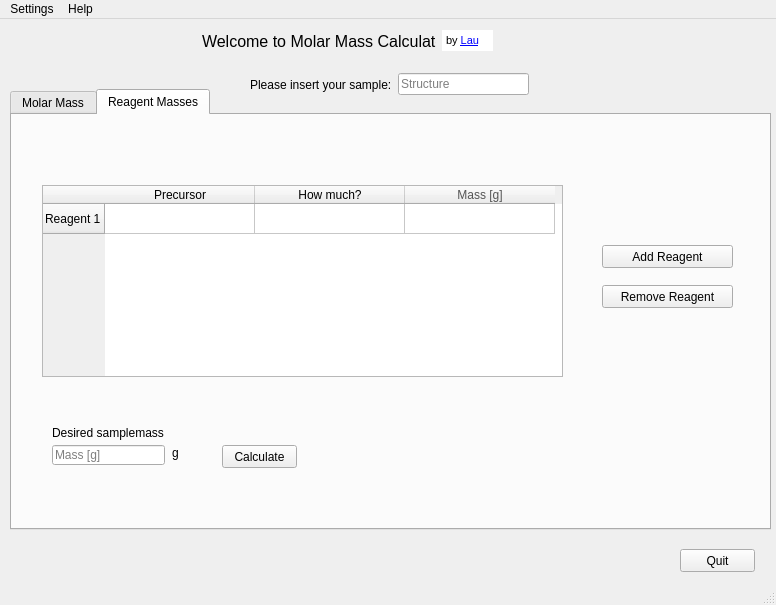
<?xml version="1.0" encoding="UTF-8"?>
<ui version="4.0">
 <class>MainWindow</class>
 <widget class="QMainWindow" name="MainWindow">
  <property name="geometry">
   <rect>
    <x>0</x>
    <y>0</y>
    <width>776</width>
    <height>605</height>
   </rect>
  </property>
  <property name="windowTitle">
   <string>Molar mass calculator by Lau</string>
  </property>
  <property name="windowIcon">
   <iconset>
    <normaloff>C:/Users/Lau/Desktop/Website/Logo.png</normaloff>C:/Users/Lau/Desktop/Website/Logo.png</iconset>
  </property>
  <property name="locale">
   <locale language="English" country="Germany"/>
  </property>
  <widget class="QWidget" name="centralwidget">
   <widget class="QPushButton" name="exit_button">
    <property name="geometry">
     <rect>
      <x>680</x>
      <y>530</y>
      <width>75</width>
      <height>23</height>
     </rect>
    </property>
    <property name="font">
     <font>
      <strikeout>false</strikeout>
      <kerning>true</kerning>
     </font>
    </property>
    <property name="autoFillBackground">
     <bool>false</bool>
    </property>
    <property name="text">
     <string>Quit</string>
    </property>
    <property name="checkable">
     <bool>false</bool>
    </property>
    <property name="default">
     <bool>false</bool>
    </property>
    <property name="flat">
     <bool>false</bool>
    </property>
   </widget>
   <widget class="QTabWidget" name="tabWidget">
    <property name="geometry">
     <rect>
      <x>10</x>
      <y>70</y>
      <width>761</width>
      <height>441</height>
     </rect>
    </property>
    <property name="autoFillBackground">
     <bool>true</bool>
    </property>
    <property name="tabPosition">
     <enum>QTabWidget::North</enum>
    </property>
    <property name="tabShape">
     <enum>QTabWidget::Rounded</enum>
    </property>
    <property name="currentIndex">
     <number>1</number>
    </property>
    <property name="elideMode">
     <enum>Qt::ElideNone</enum>
    </property>
    <property name="documentMode">
     <bool>false</bool>
    </property>
    <property name="tabsClosable">
     <bool>false</bool>
    </property>
    <property name="movable">
     <bool>false</bool>
    </property>
    <property name="tabBarAutoHide">
     <bool>false</bool>
    </property>
    <widget class="QWidget" name="tab">
     <attribute name="title">
      <string>Molar Mass</string>
     </attribute>
     <widget class="QLabel" name="label_2">
      <property name="geometry">
       <rect>
        <x>30</x>
        <y>100</y>
        <width>391</width>
        <height>20</height>
       </rect>
      </property>
      <property name="text">
       <string>Calculated Molar Mass</string>
      </property>
     </widget>
     <widget class="QPushButton" name="calc_button">
      <property name="enabled">
       <bool>true</bool>
      </property>
      <property name="geometry">
       <rect>
        <x>30</x>
        <y>40</y>
        <width>150</width>
        <height>23</height>
       </rect>
      </property>
      <property name="text">
       <string>Calculate molar mass</string>
      </property>
     </widget>
     <widget class="QTableWidget" name="dataframe">
      <property name="geometry">
       <rect>
        <x>140</x>
        <y>160</y>
        <width>431</width>
        <height>192</height>
       </rect>
      </property>
      <property name="autoFillBackground">
       <bool>true</bool>
      </property>
      <property name="frameShape">
       <enum>QFrame::StyledPanel</enum>
      </property>
      <property name="frameShadow">
       <enum>QFrame::Sunken</enum>
      </property>
      <attribute name="horizontalHeaderStretchLastSection">
       <bool>true</bool>
      </attribute>
      <attribute name="verticalHeaderStretchLastSection">
       <bool>false</bool>
      </attribute>
      <column>
       <property name="text">
        <string>Element</string>
       </property>
      </column>
      <column>
       <property name="text">
        <string>Molar mass</string>
       </property>
      </column>
      <column>
       <property name="text">
        <string>Quantity</string>
       </property>
      </column>
      <column>
       <property name="text">
        <string>Total molar mass</string>
       </property>
      </column>
     </widget>
    </widget>
    <widget class="QWidget" name="tab_2">
     <attribute name="title">
      <string>Reagent Masses</string>
     </attribute>
     <widget class="QTableWidget" name="tableWidget">
      <property name="geometry">
       <rect>
        <x>30</x>
        <y>70</y>
        <width>521</width>
        <height>192</height>
       </rect>
      </property>
      <property name="autoFillBackground">
       <bool>true</bool>
      </property>
      <property name="showGrid">
       <bool>true</bool>
      </property>
      <property name="gridStyle">
       <enum>Qt::SolidLine</enum>
      </property>
      <property name="sortingEnabled">
       <bool>false</bool>
      </property>
      <property name="columnCount">
       <number>3</number>
      </property>
      <attribute name="horizontalHeaderCascadingSectionResizes">
       <bool>false</bool>
      </attribute>
      <attribute name="horizontalHeaderDefaultSectionSize">
       <number>150</number>
      </attribute>
      <attribute name="horizontalHeaderMinimumSectionSize">
       <number>60</number>
      </attribute>
      <attribute name="horizontalHeaderShowSortIndicator" stdset="0">
       <bool>false</bool>
      </attribute>
      <attribute name="horizontalHeaderStretchLastSection">
       <bool>false</bool>
      </attribute>
      <attribute name="verticalHeaderStretchLastSection">
       <bool>false</bool>
      </attribute>
      <row>
       <property name="text">
        <string>Reagent 1</string>
       </property>
      </row>
      <column>
       <property name="text">
        <string>Precursor</string>
       </property>
      </column>
      <column>
       <property name="text">
        <string>How much?</string>
       </property>
      </column>
      <column>
       <property name="text">
        <string>Mass [g]</string>
       </property>
       <property name="foreground">
        <brush brushstyle="SolidPattern">
         <color alpha="255">
          <red>85</red>
          <green>85</green>
          <blue>85</blue>
         </color>
        </brush>
       </property>
      </column>
      <item row="0" column="0">
       <property name="text">
        <string/>
       </property>
      </item>
      <item row="0" column="2">
       <property name="text">
        <string/>
       </property>
       <property name="flags">
        <set>ItemIsSelectable|ItemIsEditable|ItemIsDragEnabled|ItemIsDropEnabled|ItemIsUserCheckable</set>
       </property>
      </item>
     </widget>
     <widget class="QPushButton" name="addRow">
      <property name="geometry">
       <rect>
        <x>590</x>
        <y>130</y>
        <width>131</width>
        <height>23</height>
       </rect>
      </property>
      <property name="text">
       <string>Add Reagent</string>
      </property>
     </widget>
     <widget class="QPushButton" name="delRow">
      <property name="geometry">
       <rect>
        <x>590</x>
        <y>170</y>
        <width>131</width>
        <height>23</height>
       </rect>
      </property>
      <property name="text">
       <string>Remove Reagent</string>
      </property>
     </widget>
     <widget class="QPushButton" name="calc_mass">
      <property name="geometry">
       <rect>
        <x>210</x>
        <y>330</y>
        <width>75</width>
        <height>23</height>
       </rect>
      </property>
      <property name="text">
       <string>Calculate</string>
      </property>
     </widget>
     <widget class="QLineEdit" name="sample_mass">
      <property name="geometry">
       <rect>
        <x>40</x>
        <y>330</y>
        <width>113</width>
        <height>20</height>
       </rect>
      </property>
      <property name="inputMethodHints">
       <set>Qt::ImhFormattedNumbersOnly</set>
      </property>
      <property name="placeholderText">
       <string>Mass [g]</string>
      </property>
     </widget>
     <widget class="QLabel" name="label_3">
      <property name="geometry">
       <rect>
        <x>160</x>
        <y>330</y>
        <width>16</width>
        <height>16</height>
       </rect>
      </property>
      <property name="text">
       <string>g</string>
      </property>
     </widget>
     <widget class="QLabel" name="label_4">
      <property name="geometry">
       <rect>
        <x>40</x>
        <y>310</y>
        <width>121</width>
        <height>16</height>
       </rect>
      </property>
      <property name="text">
       <string>Desired samplemass</string>
      </property>
     </widget>
    </widget>
   </widget>
   <widget class="QWidget" name="layoutWidget">
    <property name="geometry">
     <rect>
      <x>250</x>
      <y>50</y>
      <width>279</width>
      <height>31</height>
     </rect>
    </property>
    <layout class="QHBoxLayout" name="horizontalLayout_2">
     <item>
      <widget class="QLabel" name="label_6">
       <property name="text">
        <string>Please insert your sample:</string>
       </property>
      </widget>
     </item>
     <item>
      <widget class="QLineEdit" name="input_name">
       <property name="sizePolicy">
        <sizepolicy hsizetype="MinimumExpanding" vsizetype="Fixed">
         <horstretch>0</horstretch>
         <verstretch>0</verstretch>
        </sizepolicy>
       </property>
       <property name="text">
        <string/>
       </property>
       <property name="placeholderText">
        <string>Structure</string>
       </property>
       <property name="clearButtonEnabled">
        <bool>false</bool>
       </property>
      </widget>
     </item>
    </layout>
   </widget>
   <widget class="QLabel" name="label">
    <property name="geometry">
     <rect>
      <x>202</x>
      <y>11</y>
      <width>234</width>
      <height>23</height>
     </rect>
    </property>
    <property name="font">
     <font>
      <pointsize>12</pointsize>
     </font>
    </property>
    <property name="text">
     <string>Welcome to Molar Mass Calculator</string>
    </property>
   </widget>
   <widget class="QTextBrowser" name="textBrowser">
    <property name="geometry">
     <rect>
      <x>442</x>
      <y>11</y>
      <width>51</width>
      <height>21</height>
     </rect>
    </property>
    <property name="autoFillBackground">
     <bool>true</bool>
    </property>
    <property name="inputMethodHints">
     <set>Qt::ImhNone</set>
    </property>
    <property name="frameShape">
     <enum>QFrame::NoFrame</enum>
    </property>
    <property name="frameShadow">
     <enum>QFrame::Plain</enum>
    </property>
    <property name="lineWidth">
     <number>0</number>
    </property>
    <property name="verticalScrollBarPolicy">
     <enum>Qt::ScrollBarAlwaysOff</enum>
    </property>
    <property name="horizontalScrollBarPolicy">
     <enum>Qt::ScrollBarAlwaysOff</enum>
    </property>
    <property name="html">
     <string>&lt;!DOCTYPE HTML PUBLIC &quot;-//W3C//DTD HTML 4.0//EN&quot; &quot;http://www.w3.org/TR/REC-html40/strict.dtd&quot;&gt;
&lt;html&gt;&lt;head&gt;&lt;meta name=&quot;qrichtext&quot; content=&quot;1&quot; /&gt;&lt;style type=&quot;text/css&quot;&gt;
p, li { white-space: pre-wrap; }
&lt;/style&gt;&lt;/head&gt;&lt;body style=&quot; font-family:'Segoe UI Light'; font-size:11pt; font-weight:400; font-style:normal;&quot;&gt;
&lt;p style=&quot; margin-top:0px; margin-bottom:0px; margin-left:0px; margin-right:0px; -qt-block-indent:0; text-indent:0px;&quot;&gt;&lt;span style=&quot; font-family:'MS Shell Dlg 2'; font-size:8.25pt;&quot;&gt;by &lt;/span&gt;&lt;a href=&quot;https://laurenzkruty.de/&quot;&gt;&lt;span style=&quot; font-family:'MS Shell Dlg 2'; font-size:8pt; text-decoration: underline; color:#0000ff;&quot;&gt;Lau&lt;/span&gt;&lt;/a&gt;&lt;/p&gt;&lt;/body&gt;&lt;/html&gt;</string>
    </property>
    <property name="openExternalLinks">
     <bool>true</bool>
    </property>
   </widget>
  </widget>
  <widget class="QMenuBar" name="menubar">
   <property name="geometry">
    <rect>
     <x>0</x>
     <y>0</y>
     <width>776</width>
     <height>26</height>
    </rect>
   </property>
   <property name="autoFillBackground">
    <bool>false</bool>
   </property>
   <widget class="QMenu" name="menuHelp">
    <property name="title">
     <string>Help</string>
    </property>
    <addaction name="actionHelp_Readme"/>
    <addaction name="separator"/>
    <addaction name="actionAbout"/>
   </widget>
   <widget class="QMenu" name="menuSettings">
    <property name="styleSheet">
     <string notr="true"/>
    </property>
    <property name="title">
     <string>Settings</string>
    </property>
    <addaction name="actionDark_mode"/>
    <addaction name="actionLight_mode"/>
   </widget>
   <addaction name="menuSettings"/>
   <addaction name="menuHelp"/>
  </widget>
  <widget class="QStatusBar" name="statusbar"/>
  <action name="actionHelp_Readme">
   <property name="text">
    <string>Help/Readme</string>
   </property>
  </action>
  <action name="actionAbout">
   <property name="text">
    <string>About</string>
   </property>
  </action>
  <action name="actionDark_mode">
   <property name="text">
    <string>Dark mode</string>
   </property>
  </action>
  <action name="actionLight_mode">
   <property name="text">
    <string>Light mode</string>
   </property>
  </action>
 </widget>
 <resources/>
 <connections>
  <connection>
   <sender>exit_button</sender>
   <signal>clicked()</signal>
   <receiver>MainWindow</receiver>
   <slot>close()</slot>
   <hints>
    <hint type="sourcelabel">
     <x>680</x>
     <y>551</y>
    </hint>
    <hint type="destinationlabel">
     <x>399</x>
     <y>299</y>
    </hint>
   </hints>
  </connection>
 </connections>
</ui>
